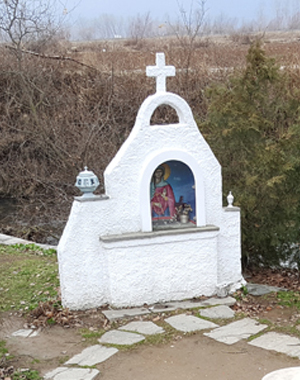
#> input picture images/chap08/translate.jpg, 300 x 380 px
$ jupyter execute chapter8_2.ipynb   (shell and % lines are left out)
#> lines starting #> are read from the running program, lines starting #| are printed output that depends on the picture
### show_image.py
import cv2
import matplotlib.pyplot as plt

# [17 lines left out: function show_rgb_image, not called in this run]

def show_images(images, size):
    conversion=cv2.COLOR_BGR2RGB
    items_count = len(images.keys())

    fig = plt.figure(figsize=(size, size))

    for index, (title, image) in enumerate(images.items()):
        #w, h = image.shape[:2]

        plt.subplot(1, items_count, index + 1)

        image = cv2.cvtColor(image, conversion)
        plt.imshow(image)
        plt.xticks([])
        plt.yticks([])
        if title is not None:
            plt.title(title, fontdict = {'fontsize': size})

    plt.show()

### chapter8_2.ipynb
[cell 1]
import numpy as np
import cv2
from show_image import *
from datascience import *
import math

---

- ## 평행 이동
    - ### 영상의 원점을 기준으로 모든 화소를 동일하게 가로 방향과 세로 방향으로 옮기기

    <br>

    - #### 순방향사상
        - #### $ x' = x + dx $
        - #### $ y' = y + dy $

    - #### 역방향사상
        - #### $ x = x' - dx $
        - #### $ y = y' - dy $

<br>

[cell 2]
image = cv2.imread("./images/chap08/translate.jpg", cv2.IMREAD_GRAYSCALE)
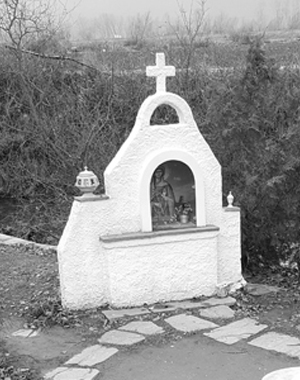
#> image: shape (380, 300); min 4, max 255, mean 147.3

def translate(image, pos):
#> called with pos = (80, 30)
    image_h, image_w = image.shape[:2]
#> image_h = 380; image_w = 300
    ty, tx = pos
    new_image = np.zeros(image.shape[:2], dtype="uint8")

    for y in range(max(0, ty), min(image_h, image_h + ty)):
        for x in range(max(0, tx), min(image_w, image_w + tx)):
            oy, ox = y + (-1 * ty), x + (-1 * tx)
            new_image.itemset((y, x), image.item((oy, ox)))
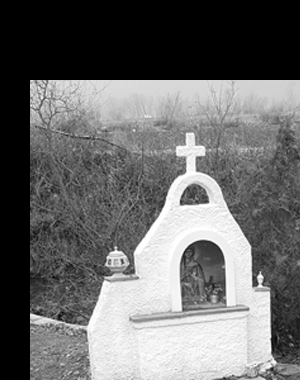
#> new_image: shape (380, 300); min 0, max 255, mean 107
    return new_image

translate1 = translate(image, (80, 30))
translate2 = translate(image, (-50, -70))
#> call 2 of translate, with pos = (-50, -70)
#> after the loop in translate (call 2), `for y in range(max(0, ty), min(image_h, image_h + ty)):`:
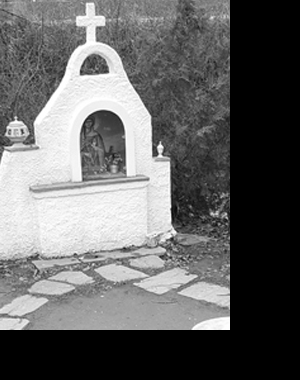
#> new_image: shape (380, 300); min 0, max 255, mean 101
show_images({"Original": image, "translate to (80, 30)": translate1, "translate to (-50, -70)": translate2}, 10)
#> in show_images, `items_count = len(images.keys())`: items_count = 3
#> the loop in show_images, `for index, (title, image) in enumerate(images.items()):` made 3 passes
#> title on passes 1 to 3: 'Original', 'translate to (80, 30)', 'translate to (-50, -70)'
#> in show_images, `plt.show()`:
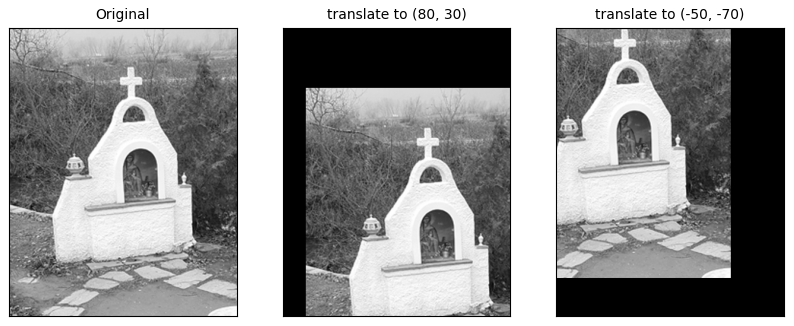
#> figure drawn by matplotlib, 3 panels

---

- ## 회전
    - ### 원점을 기준으로 원하는 각도만큼 모든 화소에 대해서 회전 변환을 시키는 것

    <br>

- ### 순방향 사상
    - #### $ x' = xcos\theta - ysin\theta $
    - #### $ y' = xsin\theta + ycos\theta $


<!-- ### $$
 \begin{pmatrix}
 x'\\
 y'
 \end{pmatrix}
 =
 \begin{pmatrix}
  cos\theta & -sin\theta \\
  sin\theta & cos\theta
 \end{pmatrix}
 \begin{pmatrix}
  x \\
  y \\
 \end{pmatrix}
$$ -->

- ### 역방향 사상
    - #### $ x = x'cos\theta + y'sin\theta $
    - #### $ y = -x'sin\theta + y'cos\theta $


<!-- ### $$
 \begin{pmatrix}
 x\\
 y
 \end{pmatrix}
 =
 \begin{pmatrix}
  cos\theta & sin\theta \\
  -sin\theta & cos\theta
 \end{pmatrix}
 \begin{pmatrix}
  x' \\
  y' \\
 \end{pmatrix}
$$ -->

<br>

- ### 영상의 중심을 회전의 기준으로 하는 경우
    - #### 1. 영상을 원점으로 평행이동
    - #### 2. 회전 수행
    - #### 3. 영상을 다시 중심으로 평행이동

#### $$ x = (x' - center X) cos\theta + (y' - center Y) sin\theta + center X $$

#### $$ y = - (x' - center X) sin\theta + (y' - center Y) cos\theta + center Y $$

[cell 3]
image = cv2.imread("./images/chap08/rotate.jpg", cv2.IMREAD_GRAYSCALE)
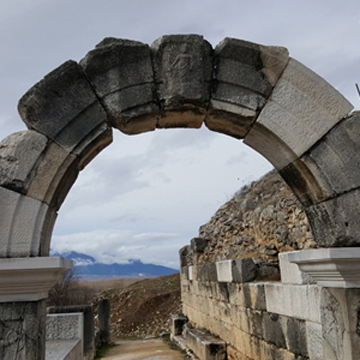
#> input picture images/chap08/rotate.jpg, 360 x 360 px
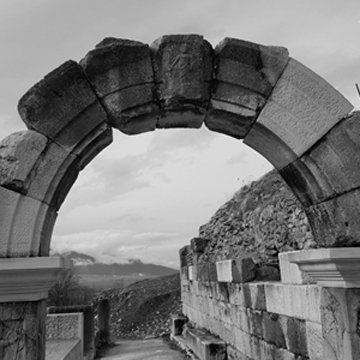
#> image: shape (360, 360); min 0, max 247, mean 119.7

def rotate(image, angle, center_pos):
#> called with angle = 20, center_pos = (0, 0)
    image_h, image_w = image.shape[:2]
#> image_h = 360; image_w = 360
    center_y, center_x = center_pos

    result_img = np.zeros((image_h, image_w), dtype="uint8")

    rad = (angle / 180) * 3.14
    cos, sin = np.cos(rad), np.sin(rad)

    for y in range(image_h):
        for x in range(image_w):
            source_x = (x - center_x) * cos + (y - center_y) * sin + center_x
            source_y = -1 * (x - center_x) * sin + (y - center_y) * cos + center_y
            source_y, source_x = int(source_y), int(source_x)

            if 0 <= source_x < image_w and 0 <= source_y < image_h:
                result_img.itemset((y, x), image.item((source_y, source_x)))
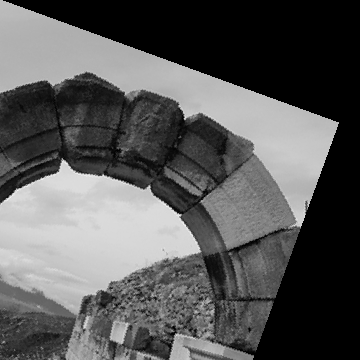
#> result_img: shape (360, 360); min 0, max 247, mean 88.3

    return result_img

rotate1 = rotate(image, 20, (0, 0))
center_y, center_x = np.array(image.shape[:2], dtype="uint32") / 2
#> center_y = 180; center_x = 180
rotate2 = rotate(image, 20, (center_y, center_x))
#> call 2 of rotate, with angle = 20, center_pos = (180, 180)
#> after the loop in rotate (call 2), `for y in range(image_h):`:
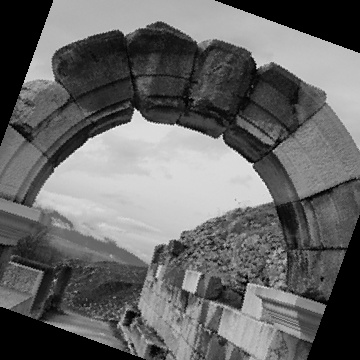
#> result_img: shape (360, 360); min 0, max 247, mean 103.4
show_images({"Original": image, "Rotate 20 at (0, 0)": rotate1, "Rotate 20 at center": rotate2}, 20)
#> the loop in show_images (call 2), `for index, (title, image) in enumerate(images.items()):` made 3 passes
#> title on passes 1 to 3: 'Original', 'Rotate 20 at (0, 0)', 'Rotate 20 at center'
